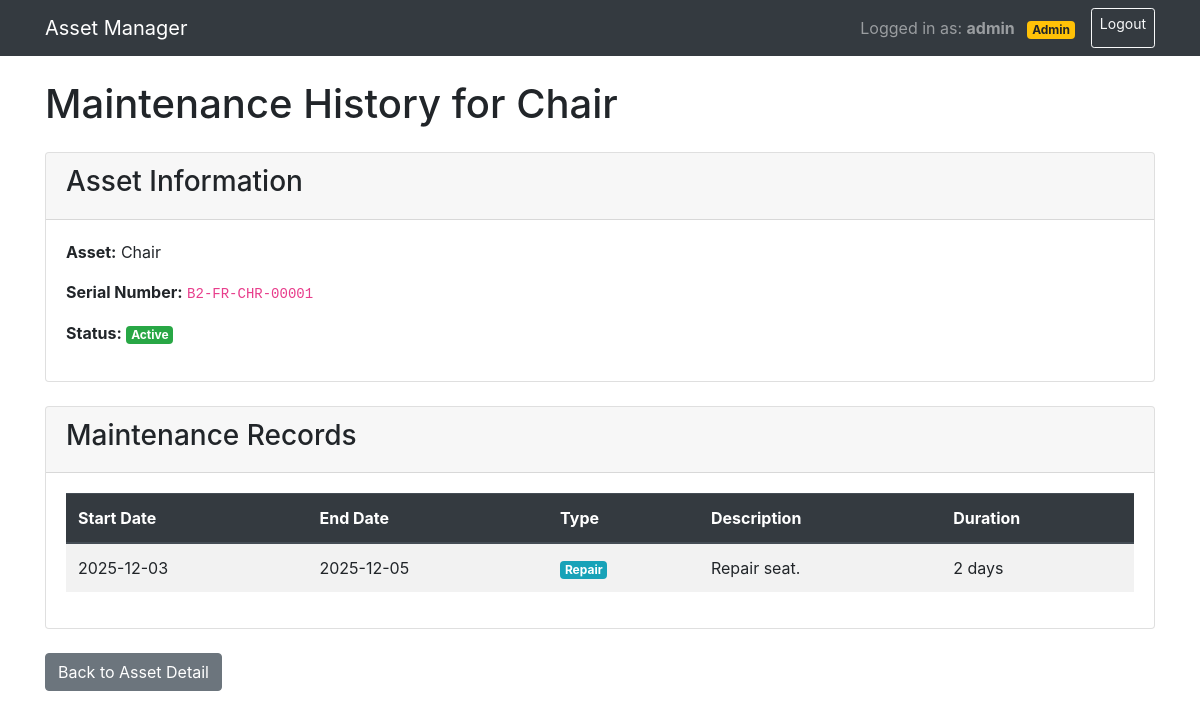
/maintenance_history/1 (signed in), run on the app's committed database.
### app/models.py (models this page shows, shortened)
class Asset(db.Model):
    id = db.Column(db.Integer, primary_key=True)
    name = db.Column(db.String(100), nullable=False)
    category_id = db.Column(db.Integer, db.ForeignKey('category.id'), nullable=False)
    subcategory_id = db.Column(db.Integer, db.ForeignKey('sub_category.id'), nullable=False)
    location_id = db.Column(db.Integer, db.ForeignKey('location.id'), nullable=False)
    sublocation_id = db.Column(db.Integer, db.ForeignKey('sub_location.id'), nullable=False)
    status = db.Column(db.String(50), nullable=False)
    assigned_to = db.Column(db.String(100))
    purchased_on = db.Column(db.Date, nullable=False)
    serial_number = db.Column(db.String(100), unique=True, nullable=False)
    unit_of_measure = db.Column(db.String(10), default='number')  # ft., sqft., number, tr.
    quantity = db.Column(db.Float, default=1.0)
    category = db.relationship('Category', backref='assets')
    subcategory = db.relationship('SubCategory', backref='assets')
    location = db.relationship('Location', backref='assets')
    sub_location = db.relationship('SubLocation', backref='assets')

class Maintenance(db.Model):
    id = db.Column(db.Integer, primary_key=True)
    asset_id = db.Column(db.Integer, db.ForeignKey('asset.id'), nullable=False)
    start_date = db.Column(db.Date, nullable=False)
    end_date = db.Column(db.Date)
    type = db.Column(db.String(50), nullable=False)
    description = db.Column(db.String(200))

### app/views.py (the view)
@app.route('/maintenance_history/<int:asset_id>', methods=['GET'])
@login_required
def maintenance_history(asset_id):
    asset = Asset.query.get_or_404(asset_id)
    maintenance_records = Maintenance.query.filter_by(asset_id=asset_id).all()
    return render_template('maintenance_history.html', asset=asset, maintenance_records=maintenance_records)

### app/views.py (called while the page is built)
def login_required(f):
    @wraps(f)
    def decorated_function(*args, **kwargs):
        if 'user_id' not in session:
            flash('Please login to access this page.', 'error')
            return redirect(url_for('login', next=request.url))
        return f(*args, **kwargs)
    return decorated_function

### app/templates/maintenance_history.html
{% extends 'base.html' %}
{% block content %}
    <h1 class="mb-4">Maintenance History for {{ asset.name }}</h1>
    <div class="card mb-4">
        <div class="card-header">
            <h3>Asset Information</h3>
        </div>
        <div class="card-body">
            <p><strong>Asset:</strong> {{ asset.name }}</p>
            <p><strong>Serial Number:</strong> <code>{{ asset.serial_number }}</code></p>
            <p><strong>Status:</strong>
                <span class="badge badge-{% if asset.status == 'Active' %}success{% elif asset.status == 'Under Repair' %}warning{% else %}danger{% endif %}">
                    {{ asset.status }}
                </span>
            </p>
        </div>
    </div>
    <div class="card">
        <div class="card-header">
            <h3>Maintenance Records</h3>
        </div>
        <div class="card-body">
            {% if maintenance_records %}
            <div class="table-responsive">
                <table class="table table-striped table-hover">
                    <thead class="thead-dark">
                        <tr>
                            <th>Start Date</th>
                            <th>End Date</th>
                            <th>Type</th>
                            <th>Description</th>
                            <th>Duration</th>
                        </tr>
                    </thead>
                    <tbody>
                        {% for record in maintenance_records %}
                        <tr>
                            <td>{{ record.start_date.strftime('%Y-%m-%d') }}</td>
                            <td>{{ record.end_date.strftime('%Y-%m-%d') if record.end_date else 'Ongoing' }}</td>
                            <td><span class="badge badge-info">{{ record.type }}</span></td>
                            <td>{{ record.description or '-' }}</td>
                            <td>
                                {% if record.end_date %}
                                    {{ (record.end_date - record.start_date).days }} days
                                {% else %}
                                    Ongoing
                                {% endif %}
                            </td>
                        </tr>
                        {% endfor %}
                    </tbody>
                </table>
            </div>
            {% else %}
            <div class="alert alert-info">
                <p class="mb-0">No maintenance records found for this asset.</p>
            </div>
            {% endif %}
        </div>
    </div>
    <div class="mt-4">
        <a href="{{ url_for('asset_detail', asset_id=asset.id) }}" class="btn btn-secondary">Back to Asset Detail</a>
    </div>
{% endblock %}

### data on the page
Asset: name "Chair", serial_number "B2-FR-CHR-00001", status "Active"
Maintenance: start_date "2025-12-03", end_date "2025-12-05", type "Repair", description "Repair seat.", (record.end_date-record.start_date).days "2"

### other printed values
{{ session.get('username') }} "admin"
